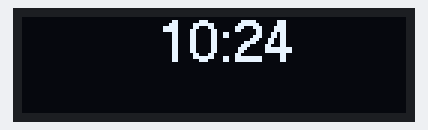
The sketch below on a simulated Arduino Uno R4 WiFi. On the bench: 128×32 one-colour display. The local clock reads 2024-03-15 10:24:30 at power-on unless the sketch sets it.

Above: at 0.1 s.
At 30.1 s:
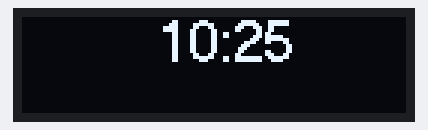
At 90.1 s:
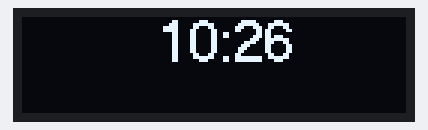

The sketch:

RTC_AutomaticExample.ino
```cpp
/*
 * RTC_AutomaticExample
 *
 * This example sets the RTC (Real Time Clock) on the Portenta C33 automatically by
 * retrieving the date and time from the computer you upload the sketch from, at the
 * point when you start the upload.
 *
 * Next, it gets the current time from the RTC and prints it to the Serial Monitor.
 * It then sets an RTC alarm to fire every time the seconds value of the time is zero.
 * The alarm, which now goes off once a minute, triggers a callback that prints the
 * current time to the Serial Monitor.
 *
 * Find the full UNO R4 WiFi RTC documentation here:
 * https://docs.arduino.cc/tutorials/uno-r4-wifi/rtc
 */

#define RTC_CLOCK_SOURCE RTC_CLOCK_SOURCE_LO

// Include the RTC library
#include "RTC.h"
#include <Wire.h>
#include <U8g2lib.h>
U8G2_SSD1306_128X32_UNIVISION_F_HW_I2C u8g2(U8G2_R2, /* reset=*/ U8X8_PIN_NONE);

bool alarmFlag = false;

DayOfWeek convertDayOfWeek(String s)
{
  if (s == String("Mon"))
  {
    return DayOfWeek::MONDAY;
  }
  if (s == String("Tue"))
  {
    return DayOfWeek::TUESDAY;
  }
  if (s == String("Wed"))
  {
    return DayOfWeek::WEDNESDAY;
  }
  if (s == String("Thu"))
  {
    return DayOfWeek::THURSDAY;
  }
  if (s == String("Fri"))
  {
    return DayOfWeek::FRIDAY;
  }
  if (s == String("Sat"))
  {
    return DayOfWeek::SATURDAY;
  }
  if (s == String("Sun"))
  {
    return DayOfWeek::SUNDAY;
  }
}

Month convertMonth(String s)
{
  if (s == String("Jan"))
  {
    return Month::JANUARY;
  }
  if (s == String("Feb"))
  {
    return Month::FEBRUARY;
  }
  if (s == String("Mar"))
  {
    return Month::MARCH;
  }
  if (s == String("Apr"))
  {
    return Month::APRIL;
  }
  if (s == String("May"))
  {
    return Month::MAY;
  }
  if (s == String("Jun"))
  {
    return Month::JUNE;
  }
  if (s == String("Jul"))
  {
    return Month::JULY;
  }
  if (s == String("Aug"))
  {
    return Month::AUGUST;
  }
  if (s == String("Sep"))
  {
    return Month::SEPTEMBER;
  }
  if (s == String("Oct"))
  {
    return Month::OCTOBER;
  }
  if (s == String("Nov"))
  {
    return Month::NOVEMBER;
  }
  if (s == String("Dec"))
  {
    return Month::DECEMBER;
  }
}

RTCTime currentRTCTime()
{
  // Get a compilation timestamp of the format: Wed May 10 08:54:31 2023
  // __TIMESTAMP__ is a GNU C extension macro
  // We can't use the standard macros __DATE__ and __TIME__ because they don't provide the day of the week
  String timeStamp = __TIMESTAMP__;
  // Extract the day of the week
  int pos1 = timeStamp.indexOf(" ");
  DayOfWeek dayOfWeek = convertDayOfWeek(timeStamp.substring(0, pos1));
  // Extract the month
  ++pos1;
  int pos2 = timeStamp.indexOf(" ", pos1);
  Month month = convertMonth(timeStamp.substring(pos1, pos2));
  // Extract the day
  pos1 = ++pos2;
  pos2 = timeStamp.indexOf(" ", pos1);
  int day = timeStamp.substring(pos1, pos2).toInt();
  // Extract the hour
  pos1 = ++pos2;
  pos2 = timeStamp.indexOf(":", pos1);
  int hour = timeStamp.substring(pos1, pos2).toInt();
  // Extract the minute
  pos1 = ++pos2;
  pos2 = timeStamp.indexOf(":", pos1);
  int minute = timeStamp.substring(pos1, pos2).toInt();
  // Extract the second
  pos1 = ++pos2;
  pos2 = timeStamp.indexOf(" ", pos1);
  int second = timeStamp.substring(pos1, pos2).toInt();
  // Extract the year
  pos1 = ++pos2;
  pos2 = timeStamp.indexOf(" ", pos1);
  int year = timeStamp.substring(pos1, pos2).toInt();

  return RTCTime(day, month, year, hour, minute, second, dayOfWeek, SaveLight::SAVING_TIME_INACTIVE);
}

void alarmCallback() {
 alarmFlag = true;
}

void setup()
{
  u8g2.begin();

  // Initialize the RTC
  RTC.begin();
  // Tries to retrieve time
  RTCTime savedTime;
  RTC.getTime(savedTime);

  // Get the current date and time when the sketch is uploaded and set the RTC
  RTCTime timeToSet = currentRTCTime();
  //if(1){
  if (savedTime.getYear() == 2000) {
    RTC.setTime(timeToSet);
  } else {
    RTC.setTime(savedTime);
  }

  // Retrieve the date and time from the RTC and print them
  RTCTime currentTime;
  RTC.getTime(currentTime);

  char buf[10];
  u8g2.clearBuffer();
  u8g2.setFont(u8g2_font_crox4h_tf);
  sprintf(buf, "%02d:%02d", (int)currentTime.getHour(), currentTime.getMinutes());
  u8g2.drawStr(45, 15, buf);

  u8g2.sendBuffer();

  // Create an alarm time with the seconds value set to zero
  RTCTime alarmTime;
  alarmTime.setSecond(0);
  // Tell the RTC to only match on the seconds value
  AlarmMatch alarmMatch;
  alarmMatch.addMatchSecond();
  // Set the alarm callback function
  RTC.setAlarmCallback(alarmCallback, alarmTime, alarmMatch);
}

void loop()
{
  if(alarmFlag){
    RTCTime currentTime;
    RTC.getTime(currentTime);

    char buf[10];
    u8g2.clearBuffer();
    u8g2.setFont(u8g2_font_crox4h_tf);
    sprintf(buf, "%02d:%02d", (int)currentTime.getHour(), currentTime.getMinutes());
    u8g2.drawStr(45, 15, buf);

    u8g2.sendBuffer();

    alarmFlag = false;
  }
}
```

Measured:
- what the display in image 1 shows lasts 60.0 s, from 30.1 s to 90.1 s
